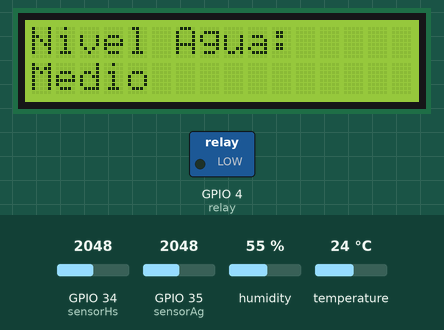
The sketch below on a simulated ESP32. On the bench: 16×2 character LCD, switched loads named in the sketch (green lamp = pin HIGH). The test bench sets the inputs (shaded band); at power-on: GPIO 35 (sensorAg) = 2048, GPIO 34 (sensorHs) = 2048, humidity 55 %, temperature 24 °C. WiFi joins after 1.5 s; servers stay silent unless stated; uploads are accepted with an empty reply; what the sketch prints to the serial monitor is not drawn.

Above: at 3.1 s.
3.2 s: GPIO 35 (sensorAg) set to 2866
At 10.0 s:
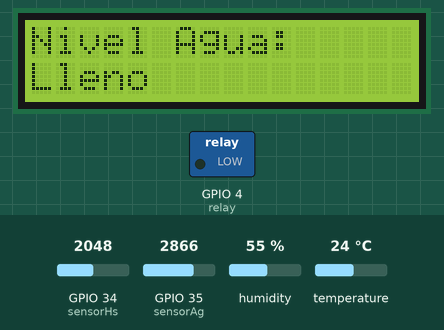
12.7 s: GPIO 34 (sensorHs) set to 1228
At 18.1 s:
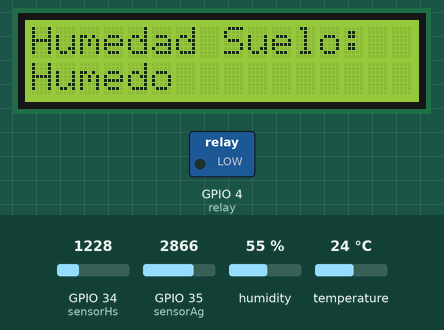
25.9 s: GPIO 35 (sensorAg) set to 1228
At 29.5 s:
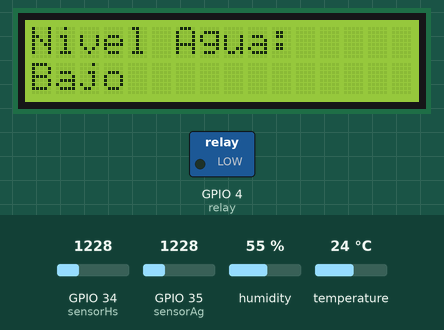
38.1 s: GPIO 34 (sensorHs) set to 3040
At 44.7 s:
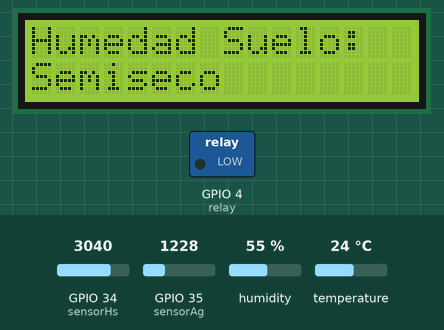
52.0 s: GPIO 35 (sensorAg) set to 260
At 56.1 s:
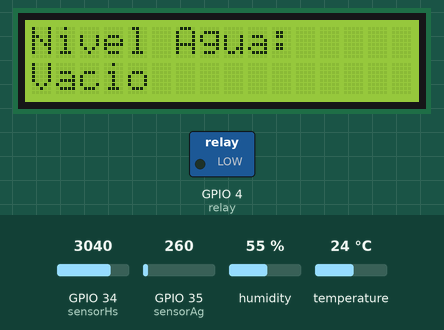
64.5 s: humidity set to 22 %
At 70.4 s:
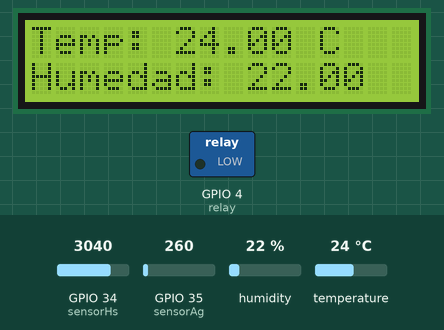
Timing chart, 0 to 71.9 s (numbered marks = the images above; inputs shaded):
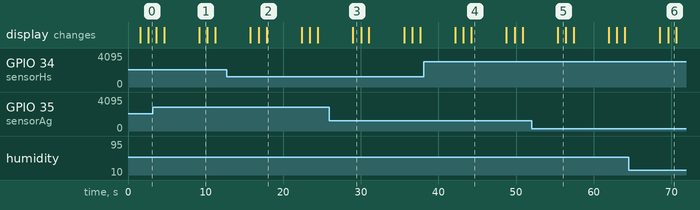

Measured:
- after the input at 3.2 s, the display: first differs from a run without the input after 6.0 s (image 1)
- after the input at 12.7 s, the display: first differs from a run without the input after 5.2 s (image 2)
- after the input at 25.9 s, the display: changes after 3.1 s (image 3)
- after the input at 38.1 s, the display: first differs from a run without the input after 6.1 s (image 4)
- after the input at 52.0 s, the display: changes after 3.4 s (image 5)
- what the display in image 1 shows lasts 1.0 s, from 9.2 s to 10.2 s
- what the display in image 2 shows lasts 4.5 s, from 17.9 s to 22.4 s

The sketch:

esp32_proyectointegrador.ino
```cpp
//LIBRERIAS
#include <LiquidCrystal_I2C.h> //Libreria para la pantalla led con interfac I2C
#include "ThingSpeak.h"        //Libreria de ThingSpeak para monitorizar nuestros sensores
#include "WiFi.h"              //Libreria para concectarnos a wifi
#include <DHT11.h>             //Libreria DHT11
#include <HTTPClient.h>        //Libreria httpclient
#include <ArduinoJson.h>      //Libreria para el envio de JSon

//CONSTANTES PARA PINES
const int sensorHs = 34;     //Pin para el sensor de humedad del suelo
const int sensorAg = 35;     //Pin para el sensor nivel de agua
const int sensorDh= 14;      //Pin para el sensor de temperatura y humedad ambiental
const int relay = 4;         //Pin para el relay, motor agua.

//VARIABLES
int humedadS;                //Variable para obtener la humedad del suelo
int nivelAg;                 //Variable para obtener nivel del agua
int lvl;                     //Variable para mapear los valores del sensor del agua
float temp, hum;             //Variables para obtener los valores de temperatura y humedad ambiental (aire)
bool is_riego=false;

LiquidCrystal_I2C lcd(0x27, 16, 2);  //Declarar el protocolo y que tipo de pantalla se trata
DHT11 dht11(sensorDh);               //Se agrega el pin para declarar el sensor DHT!!
unsigned long channelID = 1806697;                //ID de vuestro canal.
const char* WriteAPIKey = "33GBUHO2NA1Y65KB";     //Write API Key de vuestro canal.
WiFiClient cliente;                              //Cliente wifi

void setup(){
  Serial.begin(115200);                     //Inicializamos el puerto serial
  pinMode(relay, OUTPUT);                   //Declaramos el pin del relay como salida
  conectarWifi();                           //Funcion para conectarse a WIFI
  ThingSpeak.begin(cliente);                //Inicializar servicio
  lcd.init();                               //Inicializar lcd
  lcd.backlight();                          //Encender pantalla
}

void loop(){

  delay(1000);
  nivelAgua();                              //Funcion para sensor de agua
  delay(1000);
  leerdht11();                              //Funcion para sensor de humedad y temperatura ambiental
  delay(1000);
  humedadSuelo();                           //Funcion para sensor de humedad del suelo
  delay(1000);
  ThingSpeak.writeFields(channelID,WriteAPIKey); // Mantener conexion de Thingspeak
  Serial.println("Datos enviados a ThingSpeak!");
  postDataToServer();
  delay(1000);
}

//FUNCIONES

//WIFI
void conectarWifi(){
  const char* ssid = "DiNet-AC15";                     //SSID de vuestro router.
  const char* password = "Qe6RT37gb1";                //Contraseña de vuestro router.

  WiFi.begin(ssid,password);
  while (WiFi.status() != WL_CONNECTED) {
    delay(500);
    Serial.print(".");
  }
  Serial.println("Wifi conectado!");


}

//DHT11
void leerdht11() {
int err;
if((err=dht11.read(hum, temp))==0)
  {
    Serial.print("Temperatura: ");
    Serial.print(temp);                //Valor de la temperatura
    Serial.print(" Humedad: ");
    Serial.print(hum);                 //Valor de humedad
    Serial.println();
   lcd.clear();
  lcd.setCursor(0, 0);
                                        //Enviamos los datos al LCD
  lcd.print("Temp: ");
  lcd.print(temp);
  lcd.print(" C");
  lcd.setCursor(0,1);
  lcd.print("Humedad: ");
  lcd.print(hum);

  }
       else
          {
             Serial.println();              //Nos envia mensaje de error que no detecta el sensor de DHT11
             Serial.print("Error Num :");
             Serial.print(err);
             Serial.println();
          }

  ThingSpeak.setField (1,temp);
  ThingSpeak.setField (2,hum);             //Enviamos datos
}

//NIVEL DE AGUA
void nivelAgua(){
  nivelAg = analogRead(sensorAg);      //Lectura del sensor de agua
  lvl = map(nivelAg, 0, 680, 0, 100);  //Mapeo de los valores que puede tomar el sensor
  Serial.print("Nivel Agua: ");
  Serial.print(lvl);
  Serial.println();
  lcd.clear();
  lcd.setCursor(0, 0);
  // print message
  lcd.print("Nivel Agua:");          //Envio de datos para lcd y thingspeak
  lcd.setCursor(0,1);
  if(lvl<=100)
  {
    lcd.print("Vacio");
    ThingSpeak.setField (4,lvl);

  }
  else if(lvl>100 && lvl<=300)
  {
    lcd.print("Bajo");
    ThingSpeak.setField (4,lvl);
  }
  else if(lvl>300 && lvl<=400)
  {
    lcd.print("Medio");
    ThingSpeak.setField (4,lvl);
  }
  else if(lvl>400)
  {
    lcd.print("Lleno");
    ThingSpeak.setField (4,lvl);
  }
}

void humedadSuelo(){
   humedadS = analogRead(sensorHs);               //Lectura del sensor de humedad del suelo
   lcd.clear();
  // set cursor to first column, first row
  lcd.setCursor(0, 0);
  // print message
  lcd.print("Humedad Suelo:");                  // Enviar datos al lcd  y thingspeak
  lcd.setCursor(0,1);
  if(humedadS==4095)
  {
    lcd.print("Seco, ");
    lcd.print("Regando!!");
    ThingSpeak.setField (3,humedadS);

  digitalWrite(relay, LOW);                      //Si esta seco mandamos señal para que se encienda la bomba mediante el relay
  Serial.println("prender bomba");
  delay(2000);
   digitalWrite(relay, HIGH);
  Serial.println("apagar bomba");
  is_riego=true;
  delay(1000);
  }
  else if(humedadS>3000 && humedadS<=4095)
  {
    lcd.print("Semiseco");
    ThingSpeak.setField (3,humedadS);
    is_riego=false;


  }
  else if(humedadS>2000 && humedadS<=3000)
  {
    lcd.print("Semihumedo");
    ThingSpeak.setField (3,humedadS);
   is_riego=false;


  }
  else if(humedadS<2000)
  {
    lcd.print("Humedo");
    ThingSpeak.setField (3,humedadS);
    is_riego=false;

  }
  Serial.print("humedad del suelo: ");
  Serial.print(humedadS);
  Serial.println();
  delay(1000);
}
void postDataToServer() {

  Serial.println("Posting JSON data to server...");


    HTTPClient http;

    http.begin("http://192.168.228.6:3000/riego");           //Datos de nuestro servidor
    http.addHeader("Content-Type", "application/json");

    StaticJsonDocument<200> doc;
    // Add values in the document          //agregamos los datos a enviar al Api
    //
    doc["temperatura_tanque"] = temp-5.0;
    doc["nivel_tanque"] = lvl;
    doc["nivel_humedad"] = humedadS;
    doc["temperatura_ambiente"] = temp;
    doc["fue_riego"] = is_riego;


    String requestBody;
    serializeJson(doc, requestBody);

    int httpResponseCode = http.POST(requestBody);   //enviamos el json

    if(httpResponseCode>0){

      String response = http.getString();

      Serial.println(httpResponseCode);
      Serial.println(response);

    }
    else {

      Serial.printf("Error occurred while sending HTTP POST: %s\n");

    }


 }
```
